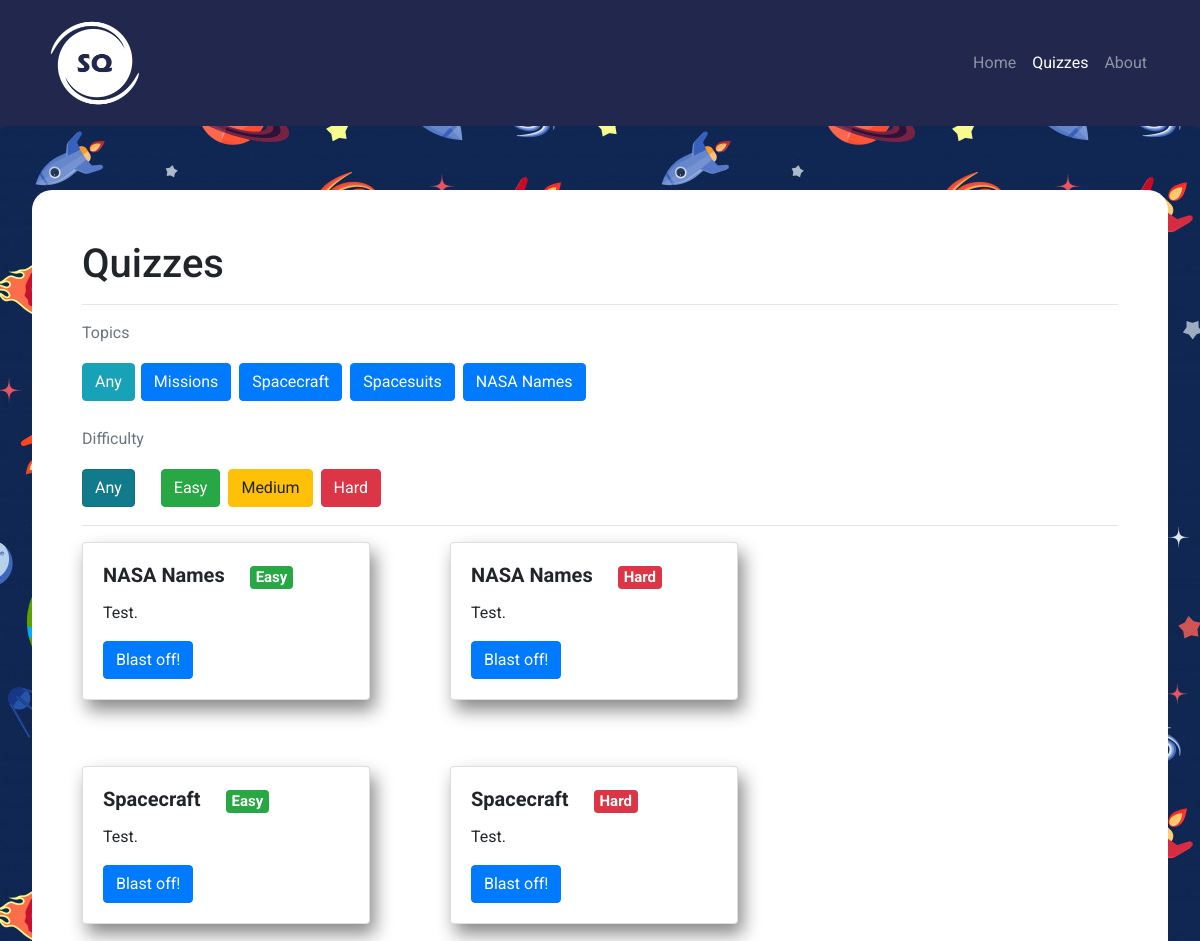
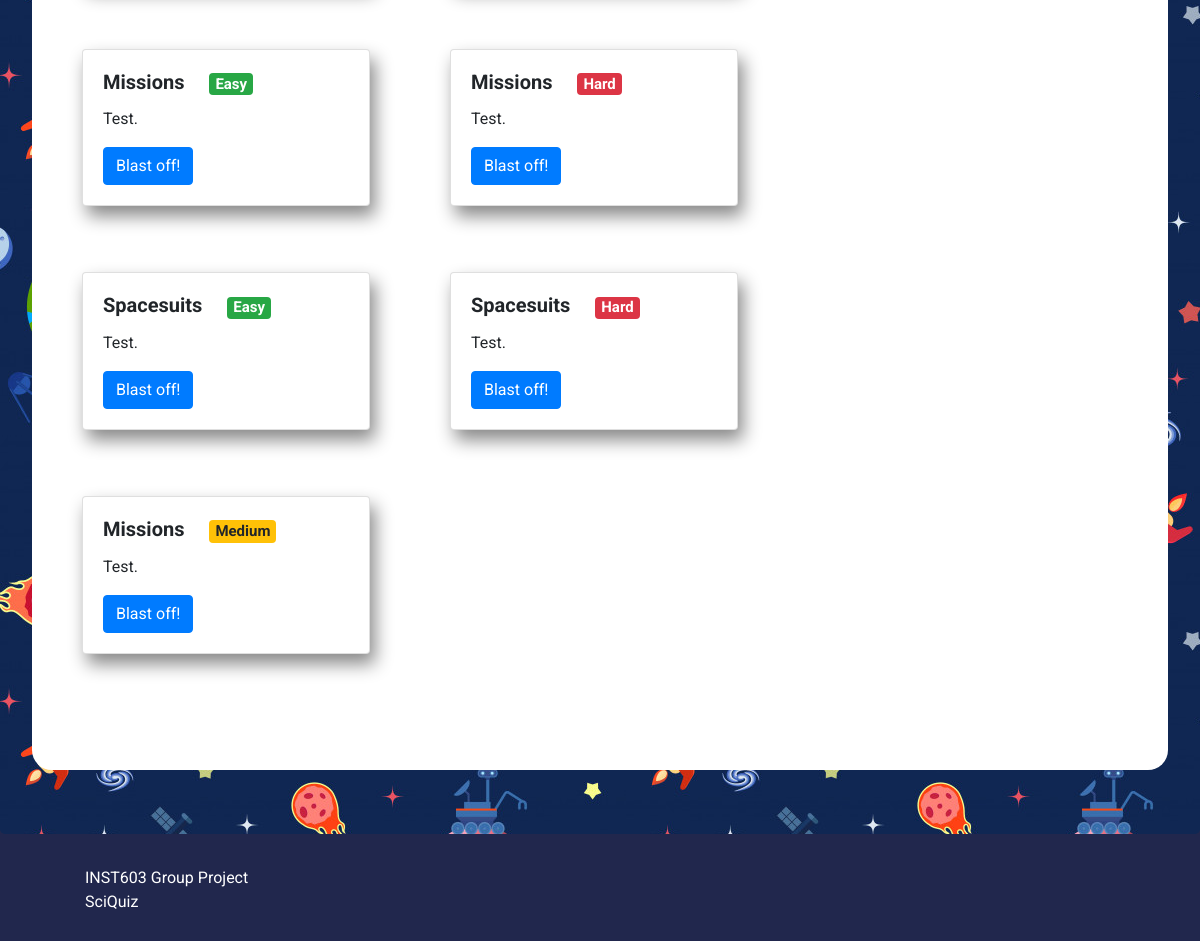
/quiz/, run on an earlier commit of the app's database (2 pictures, top to bottom).
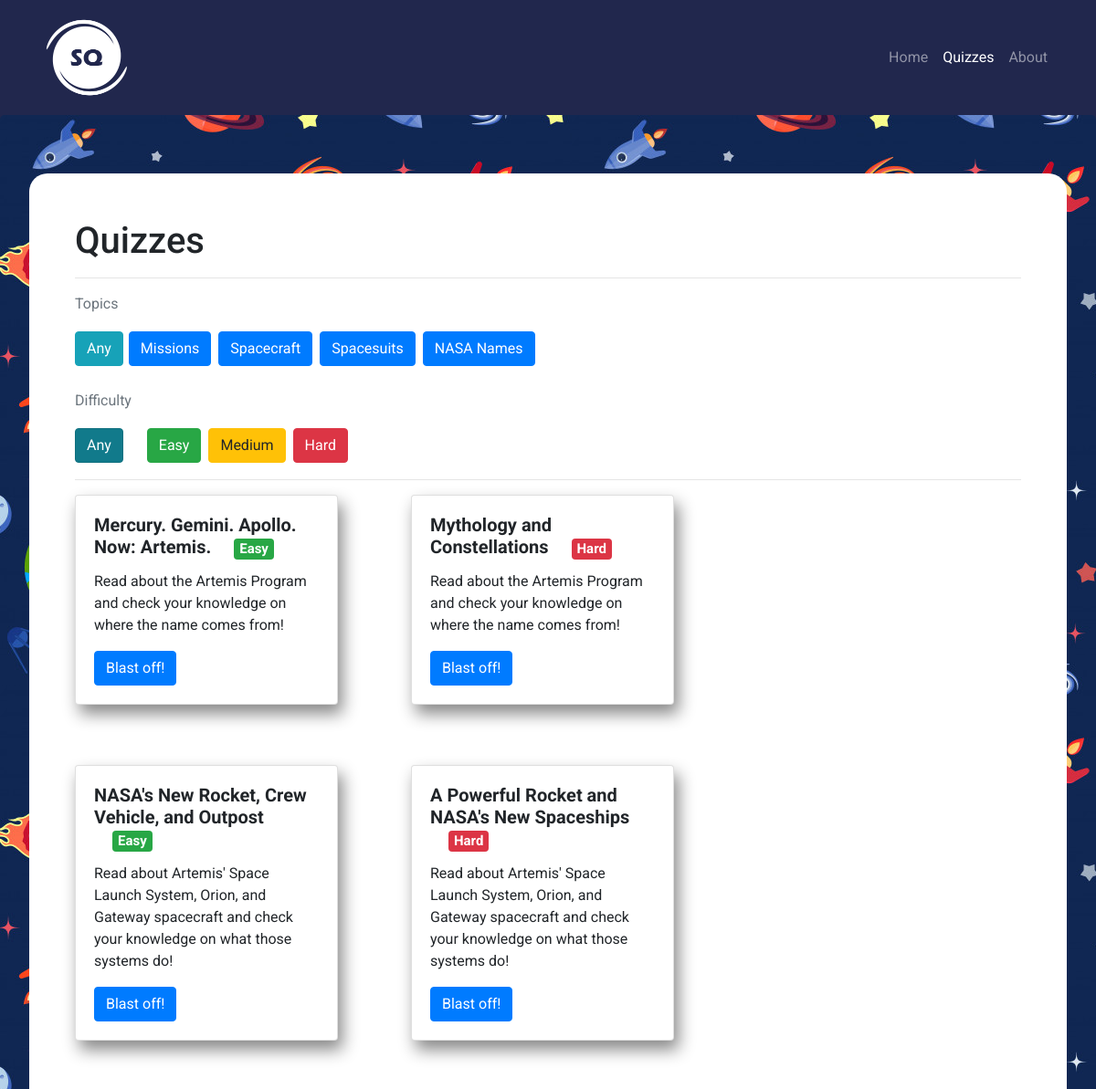
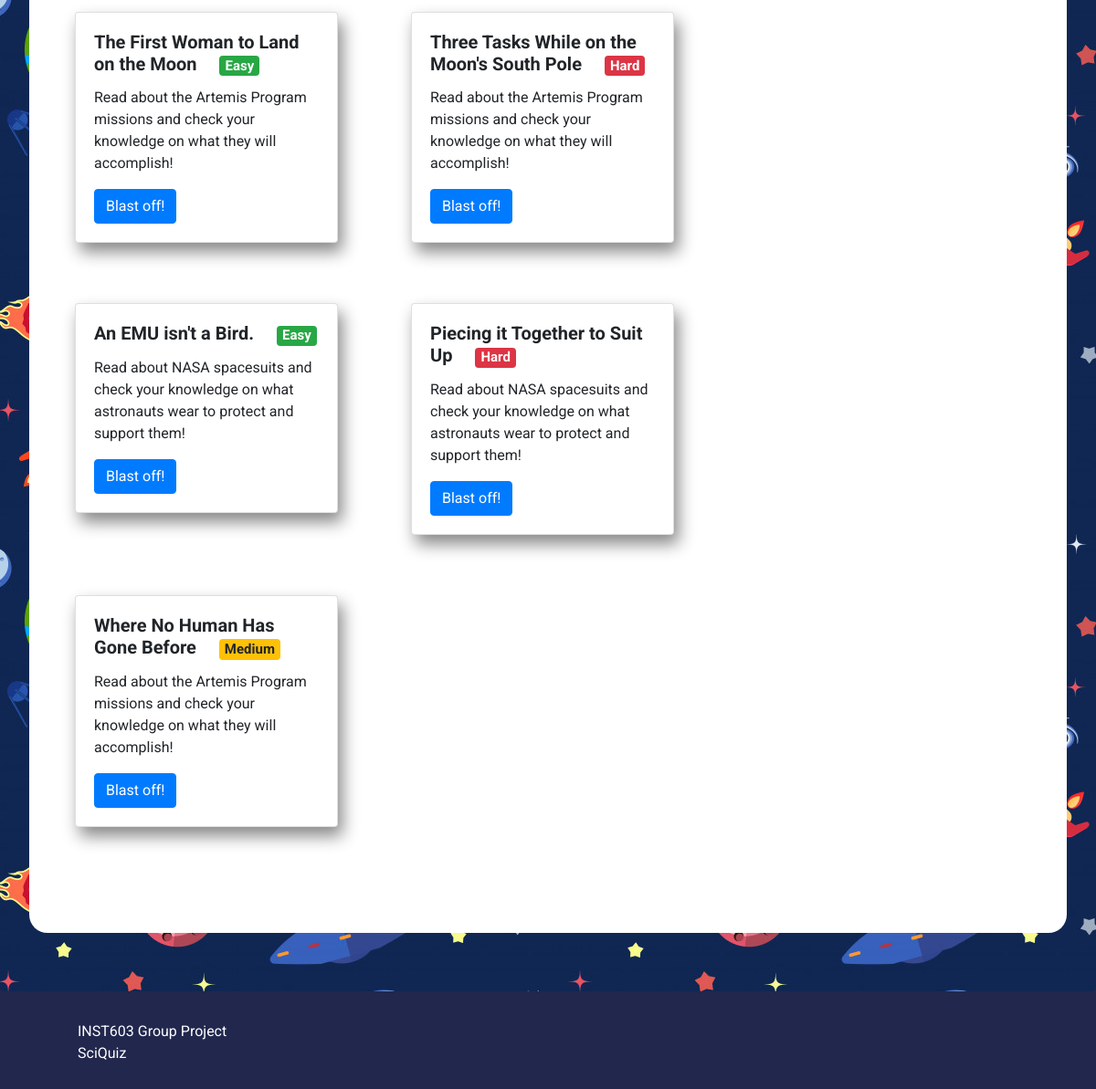
And on a later commit of the database (2 pictures, top to bottom).
### quiz/models.py (models this page shows, shortened)
class Quiz(models.Model):
    title = models.CharField(default='',max_length=1000)
    topic = models.CharField(default='Other',max_length=100,choices=TOPICS)
    difficulty = models.CharField(default='Easy',max_length=100,choices=DIFFICULTIES)
    description = models.TextField(default='')

### quiz/views.py (the view, shortened to what this page needs)
# urls.py: path('quiz/',include('quiz.urls'), name='quiz'),
def quiz(request):
    context = {}
    def filter_topics(q_set,res):
        print(res['Topic'])
        if res['Topic'] == "Any":
            return Quiz.objects.all()
        q_set = q_set.filter(topic=res['Topic'])
        return q_set
    def filter_difficulty(q_set,res):
        print(res['Difficulty'])
        if res['Difficulty'] == "Any":
            return Quiz.objects.all()
        q_set = q_set.filter(difficulty=res['Difficulty'])
        return q_set
    quizzes = Quiz.objects.all()
    res = request.POST
    context['topics'] = ["Missions","Spacecraft","Spacesuits","NASA Names"]
    context['quizzes'] = quizzes
    print(res)
    return render(request,"quiz.html",context)

### quiz/templates/quiz.html (shortened to what this page needs)
{% extends "base.html" %} {% block content %} {% load static %}
<div class="jumbotron">
  <div class="container main-content">
    <h1>Quizzes</h1>
    <hr>
    <div class="filters">
      <p class="text-muted">Topics</p>
      <div class="filter filter-basic">
        <div class="filter-nav">
          <form action="" method="POST">
            <button type="submit" class="btn btn-info" value="Any" name="Topic">Any</button>
            {% for topic in topics %}
            <button type="submit" class="btn btn-primary" value="{{topic}}" name="Topic" data-filter={{topic}}>{{topic}}</button>
            {% endfor %}
            <br><br>
            <div class="difficulty">
              <div>
                <p class="text-muted">Difficulty</p>
                <div class=difficulty-nav">
                  <button id="any-filter" class="btn btn-info active" type="submit" value="Any" name="Difficulty" data-filter="all">Any</button>
                  <button class="btn btn-primary btn-success" type="submit" value="Easy" name="Difficulty" data-filter="easy">Easy</button>
                  <button class="btn btn-primary btn-warning" type="submit" value="Medium" name="Difficulty" data-filter="medium">
                    Medium
                  </button>
                  <button class="btn btn-primary btn-danger" type="submit" value="Hard" name="Difficulty" data-filter="hard">
                    Hard
                  </button>
                </div>
              </div>
            </div>
          </form>
        </div>
      </div>
    </div>
    <hr />
    <div class="row quizzes">
      {% for quiz in quizzes %}
      <div class="col-auto mb-3">
        <div class="card" style="width: 18rem">
          <div class="card-body">
            <h5 class="card-title">{{quiz.title}}
            {% if quiz.difficulty == 'Easy' %}
            <span class="badge badge-success">Easy</span>
            {% elif quiz.difficulty == 'Medium'%}
            <span class="badge badge-warning">Medium</span>
            {% elif quiz.difficulty == 'Hard'%}
            <span class="badge badge-danger">Hard</span>
            {% endif %}
            </h5>
            <p class="card-text">
              {{quiz.description}}
            </p>
            <a href="{{quiz.id}}/" class="btn btn-primary">Blast off!</a>
          </div>
        </div>
      </div>
      {% endfor %}
    </div>
  </div>
</div>
{% endblock content %}

### nasaswyk/templates/base.html (shortened to what this page needs)
{% load static %}
<!DOCTYPE html>
<html lang="en">
  <head>
    <link
      rel="stylesheet"
      href="https://cdn.jsdelivr.net/npm/bootstrap@4.5.3/dist/css/bootstrap.min.css"
    />
    <link rel="stylesheet" href="{% static 'css/main.css' %}">
  </head>
  <body>
    <header>
      <nav class="navbar navbar-expand-lg navbar-dark bg-dark static-top">
        <div class="container">
          <a class="navbar-brand" href="{% url 'index'%}">
                <img width="100px" height="100px" src="{% static 'assets/logo.png' %}" alt="SciQuiz Logo">
              </a>
          <div class="collapse navbar-collapse" id="navbarResponsive">
            <ul class="navbar-nav ml-auto">
              <li id="home-li" class="nav-item">
                <a class="nav-link" href="{% url 'index'%}">Home
                    </a>
              </li>
              <li id="quiz-li" class="nav-item">
                <a class="nav-link" href="{% url 'quiz' %}">Quizzes</a>
              </li>
              <li id="about-li" class="nav-item">
                <a class="nav-link" href="{% url 'about'%}">About</a>
              </li>
            </ul>
          </div>
        </div>
      </nav>
    </header>
    <div id="content" class="">
      {% block content %} {% endblock %}
    </div>
    <footer class="footer">
      <div class="container">
        <span class="">
          <div>
            <ul class="footer-info">
              <li>INST603 Group Project</li>
              <li>SciQuiz</li>
            </ul>
          </div>
      </div>
      <br>
    </footer>
  </body>
</html>

### nasaswyk/static/css/main.css (style rules this page uses)
footer li { list-style: none; background-color: #21274d; }
footer span { color: white; }
.main-content { background-color: white; padding: 10px; border-radius: 20px; padding: 50px; }
body { font-family: "Roboto", sans-serif; background-color: #21274d; }
nav { background-color: #21274d; }
.bg-dark { background-color: #21274d !important; }
.card { box-shadow: 5px 10px 18px #888888; }
button.btn.btn-primary { margin: 2px; }

### quiz/templates/quiz.html (style rules this page uses)
li { list-style-type: none; }
.quizzes { display: flex; }
.card { margin-right: 50px; margin-bottom: 50px; box-shadow: 5px 10px 18px #888888; }
.badge { margin-left: 20px; }
.card-title { font-weight: bold; }
#any-filter { margin-right: 20px; }

What changed in the data, as far as the page shows it:
changed Quiz: title "NASA Names" → "Mercury. Gemini. Apollo. Now: Artemis."; description "Test." → "Read about the Artemis Program and check your knowledge on where the name comes from!"
changed Quiz: title "NASA Names" → "Mythology and Constellations"; description "Test." → "Read about the Artemis Program and check your knowledge on where the name comes from!"
changed Quiz: title "Spacecraft" → "NASA's New Rocket, Crew Vehicle, and Outpost"; description "Test." → "Read about Artemis' Space Launch System, Orion, and Gateway spacecraft and check your knowledge on what those systems do!"
changed Quiz: title "Spacecraft" → "A Powerful Rocket and NASA's New Spaceships"; description "Test." → "Read about Artemis' Space Launch System, Orion, and Gateway spacecraft and check your knowledge on what those systems do!"
changed Quiz: title "Missions" → "The First Woman to Land on the Moon"; description "Test." → "Read about the Artemis Program missions and check your knowledge on what they will accomplish!"
changed Quiz: title "Missions" → "Three Tasks While on the Moon's South Pole"; description "Test." → "Read about the Artemis Program missions and check your knowledge on what they will accomplish!"
changed Quiz: title "Spacesuits" → "An EMU isn't a Bird."; description "Test." → "Read about NASA spacesuits and check your knowledge on what astronauts wear to protect and support them!"
changed Quiz: title "Spacesuits" → "Piecing it Together to Suit Up"; description "Test." → "Read about NASA spacesuits and check your knowledge on what astronauts wear to protect and support them!"
changed Quiz: title "Missions" → "Where No Human Has Gone Before"; description "Test." → "Read about the Artemis Program missions and check your knowledge on what they will accomplish!"
